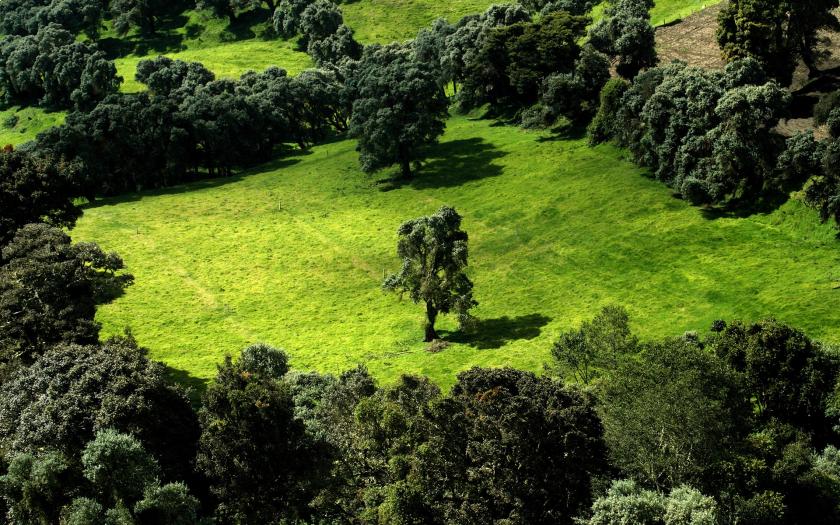
#> input picture hw_12/image1.jpg, 1680 x 1050 px (shown at 1/2 size)
$ python parallel_img_processor.py
#> lines starting #> are read from the running program, lines starting #| are printed output that depends on the picture
"""
Module for processing images by resizing them and saving to a specified output folder.

This module provides functions for resizing images and processing multiple images in parallel.

Functions:
    process_image(image_path: str, output_folder: str, size: tuple[int, int]) -> None:
        Resizes an image and saves it to the specified output folder.

    process_images_parallel(image_paths: list[str], output_folder: str, size: tuple[int, int],
                            max_workers: int = 4) -> None:
        Processes multiple images concurrently using a pool of worker processes.
"""

import os
from concurrent.futures import ProcessPoolExecutor
from PIL import Image


def process_image(image_path: str, output_folder: str, size: tuple[int, int]) -> None:
    """
    Resizes an image and saves it to the output folder.

    Args:
        image_path (str): Path to the input image.
        output_folder (str): Folder where processed images will be saved.
        size (tuple[int, int]): New size for the image.
    """
    try:
        img = Image.open(image_path)
        img_resized = img.resize(size)

        if not os.path.exists(output_folder):
            os.makedirs(output_folder)

        output_path = os.path.join(output_folder, os.path.basename(image_path))
        img_resized.save(output_path)
        print(f"Processed: {output_path}")
    except OSError as e:
        if isinstance(e, PermissionError):
            print(f"Permission error when accessing {image_path} or {output_folder}")
        elif isinstance(e, IsADirectoryError):
            print(f"The path {image_path} is a directory, not a file.")
        elif isinstance(e, FileNotFoundError):
            print(f"File not found: {image_path}")
        else:
            print(f"Unable to open or save the image: {image_path} - {e}")
    except ValueError:
        print(f"Invalid size for resizing: {size}")
    except TypeError:
        print(f"Invalid type for size: {size}")
    except Exception as e:
        print(f"Failed to process {image_path}: {e}")


def process_images_parallel(image_paths: list[str], output_folder: str,
                            size: tuple[int, int], max_workers: int = 4) -> None:
    """
    Processes multiple images in parallel.

    Args:
        image_paths (list[str]): List of image file paths.
        output_folder (str): Folder where processed images will be saved.
        size (tuple[int, int]): New size for the images.
        max_workers (int): Number of worker processes to use.
    """
    with ProcessPoolExecutor(max_workers=max_workers) as executor:
        executor.map(process_image, image_paths,
                     [output_folder] * len(image_paths), [size] * len(image_paths))

    print("All images processed.")


def main():
    """
    The main function of the program that processes a list of images in parallel.

    This function performs the following steps:
    1. Retrieves the current working directory using `os.getcwd()`.
    2. Defines a list of image file names (`input_images`).
    3. Creates a list of full file paths (`input_path`) by joining the current directory
       with each image file name.
    4. Prints the full paths of the input images.
    5. Defines the output directory (`output_directory`) where processed images will be saved.
    6. Defines the new size (`new_size`) to which the images will be resized.
    7. Calls the `process_images_parallel()` function to process the images concurrently,
       resizing them and saving them to the output directory.

    Returns:
    None
    """
    current_directory = os.getcwd()
    input_images = ["image1.jpg", "image2.jpg", "image3.jpg"]
    input_path = [os.path.join(current_directory, "img_for_test", file_name)
                  for file_name in input_images]
    for path in input_path:
        print(path)
    output_directory = "processed_images"
    new_size = (800, 600)

    process_images_parallel(input_images, output_directory, new_size)
#> in process_image, img is the input picture: PIL image 1680x1050 RGB; mean R, G, B 68.2, 83.2, 30.6
#> in process_image, `img_resized = img.resize(size)`:
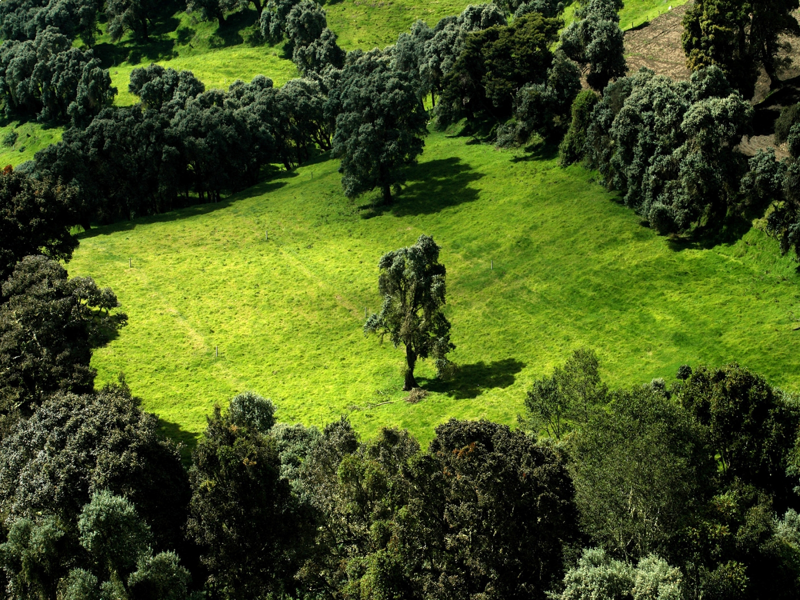
#> img_resized: PIL image 800x600 RGB; mean R, G, B 68.2, 83.2, 30.7
#> call 2 of process_image, with image_path = 'image2.jpg', output_folder = 'processed_images', size = (800, 600)
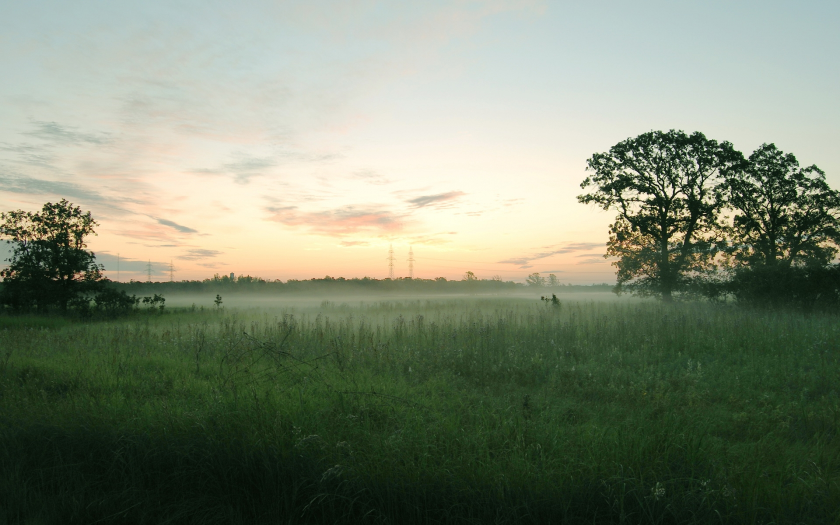
#> input picture hw_12/image2.jpg, 1680 x 1050 px (shown at 1/2 size)
#> in process_image, img is the input picture: PIL image 1680x1050 RGB; mean R, G, B 124.1, 133.5, 113
#> in process_image (call 2), `img_resized = img.resize(size)`:
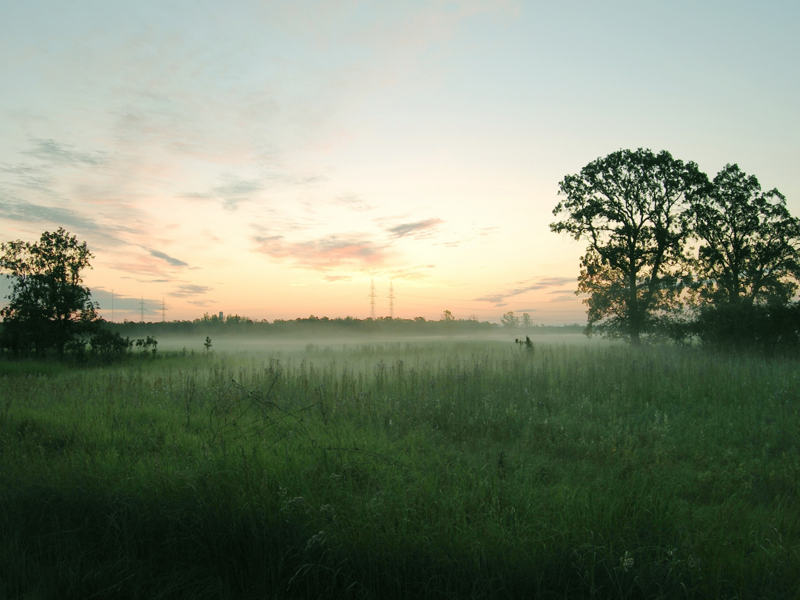
#> img_resized: PIL image 800x600 RGB; mean R, G, B 124.1, 133.5, 113
#> call 3 of process_image, with image_path = 'image3.jpg', output_folder = 'processed_images', size = (800, 600)
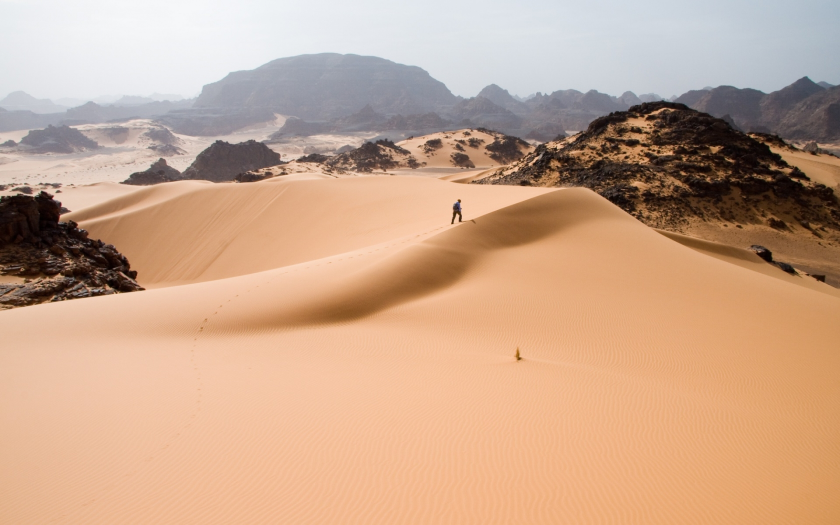
#> input picture hw_12/image3.jpg, 1680 x 1050 px (shown at 1/2 size)
#> in process_image, img is the input picture: PIL image 1680x1050 RGB; mean R, G, B 201.1, 166.1, 141.2
#> in process_image (call 3), `img_resized = img.resize(size)`:
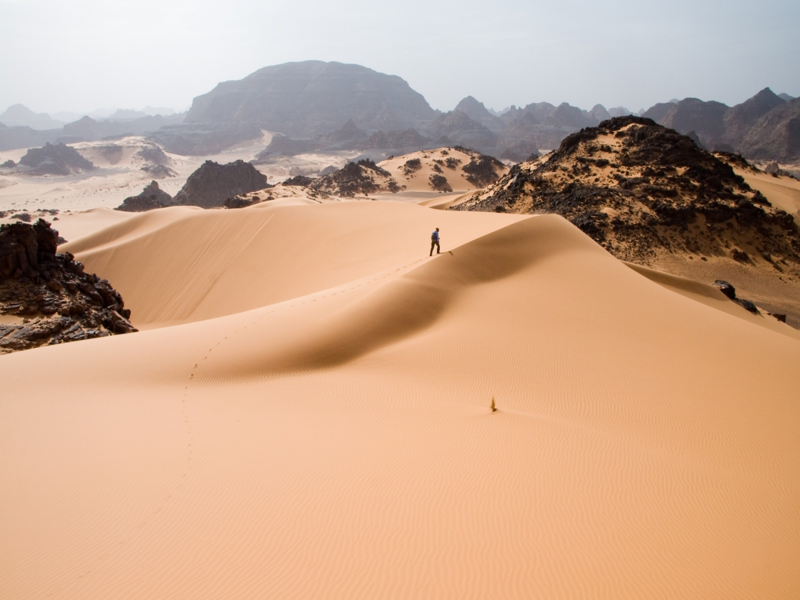
#> img_resized: PIL image 800x600 RGB; mean R, G, B 201.1, 166.1, 141.2


if __name__ == "__main__":
    main()
